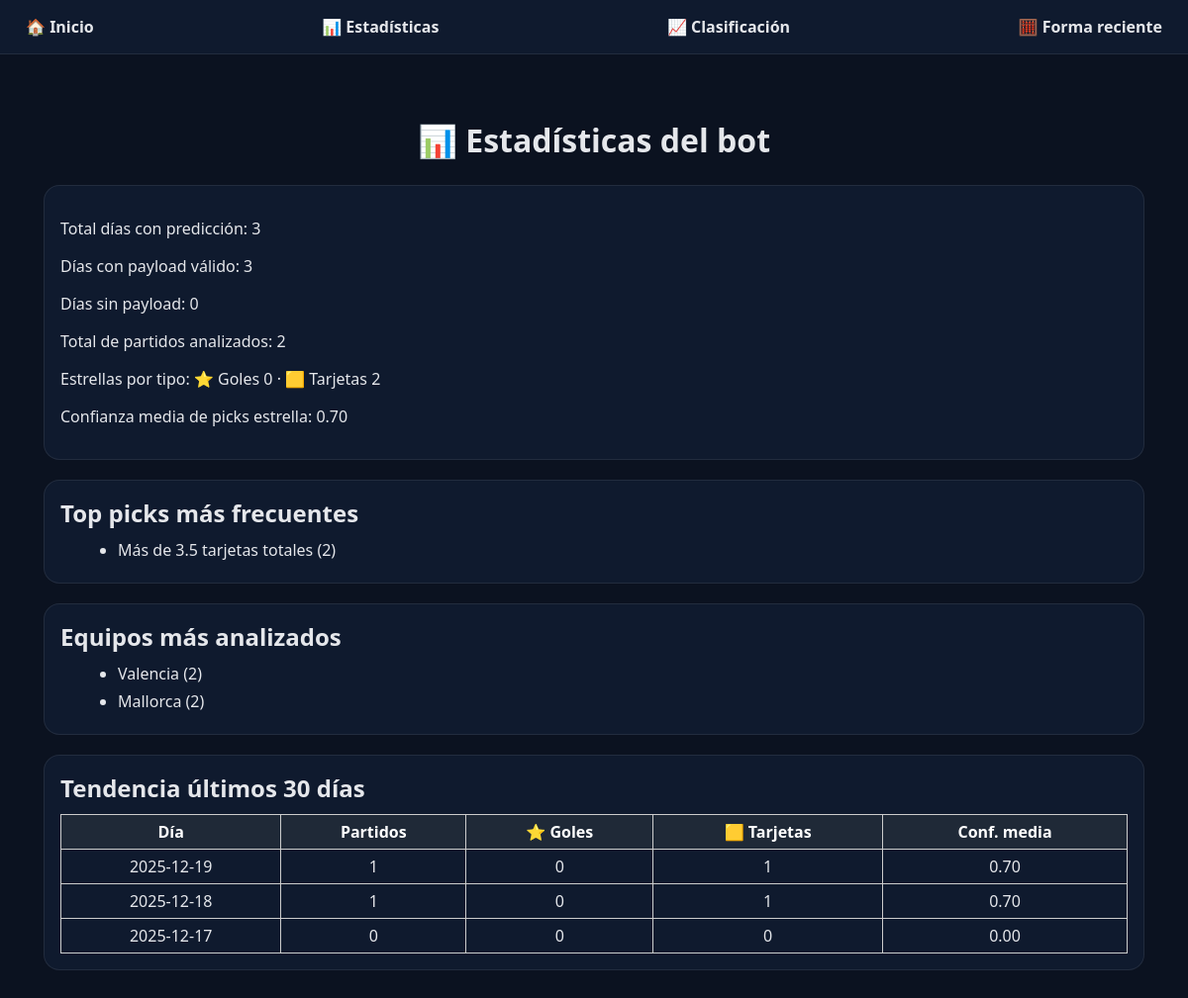
Screenshot of /stats with the database file from the repository.
### tables this page shows
CREATE TABLE predictions (
            day TEXT PRIMARY KEY,
            content TEXT NOT NULL,
            created_at TEXT NOT NULL DEFAULT (datetime('now'))
        , payload_json TEXT);

### bot_bet/webapp/app.py (the view)
@app.get("/stats", response_class=HTMLResponse)
def stats_view(request: Request):
    stats = compute_stats()
    trend_30 = compute_trend()
    return templates.TemplateResponse("stats.html", {
        "request": request,
        "stats": stats,
        "trend_30": trend_30,
    })

### bot_bet/webapp/templates/stats.html (shortened to what this page needs)
{% extends "base.html" %}
{% block content %}
<div class="wrap">
  <h1>📊 Estadísticas del bot</h1>
  <div class="card">
    <p>Total días con predicción: {{ stats.total_days }}</p>
    <p>Días con payload válido: {{ stats.days_with_payload }}</p>
    <p>Días sin payload: {{ stats.days_without_payload }}</p>
    <p>Total de partidos analizados: {{ stats.total_matches }}</p>
    <p>Estrellas por tipo: ⭐ Goles {{ stats.star_type_count.goles }} · 🟨 Tarjetas {{ stats.star_type_count.tarjetas }}</p>
    <p>Confianza media de picks estrella: {{ '%.2f' | format(stats.avg_star_confidence) }}</p>
  </div>
  <div class="card">
    <h2>Top picks más frecuentes</h2>
    <ul>
      {% for pick, count in stats.top_picks %}
        <li>{{ pick }} ({{ count }})</li>
      {% endfor %}
    </ul>
  </div>
  <div class="card">
    <h2>Equipos más analizados</h2>
    <ul>
      {% for team, count in stats.top_teams %}
        <li>{{ team }} ({{ count }})</li>
      {% endfor %}
    </ul>
  </div>
  <div class="card">
    <h2>Tendencia últimos 30 días</h2>
    <table class="standings-table">
      <thead>
        <tr>
          <th>Día</th>
          <th>Partidos</th>
          <th>⭐ Goles</th>
          <th>🟨 Tarjetas</th>
          <th>Conf. media</th>
        </tr>
      </thead>
      <tbody>
        {% for row in trend_30 %}
        <tr>
          <td>{{ row.day }}</td>
          <td>{{ row.matches }}</td>
          <td>{{ row.stars_goles }}</td>
          <td>{{ row.stars_tarjetas }}</td>
          <td>{{ '%.2f' | format(row.avg_conf) }}</td>
        </tr>
        {% endfor %}
      </tbody>
    </table>
  </div>
</div>
{% endblock %}

### bot_bet/webapp/static/styles.css (style rules this page uses)
:root { --bg: #0b1220; --card: #0f1a2e; --text: #e5e7eb; --muted: #9ca3af; --border: rgba(255,255,255,0.08); }
body { margin: 0; background: var(--bg); color: var(--text); font-family: system-ui, -apple-system, Segoe UI, Roboto, sans-serif; }
.wrap { max-width: 1200px; margin: 0 auto; padding: 22px; }
.card { background: var(--card); border: 1px solid var(--border); border-radius: 16px; padding: 16px; margin-bottom: 20px; }
.card h2, .card h3 { margin: 0 0 10px 0; }
ul { margin: 10px 0 0 18px; }
li { margin: 6px 0; }
h1 { text-align: center; margin-bottom: 1.5rem; }
.standings-table { border-collapse: collapse; width: 100%; }
.standings-table th, .standings-table td { border: 1px solid #ccc; padding: 6px 10px; text-align: center; }
.standings-table th { background-color: #1f2937; color: #fff; }

### rows the page displays
predictions: day "2025-12-19", matches "1", stars_goles "0", stars_tarjetas "1", avg_conf "0.70"
predictions: day "2025-12-18", matches "1", stars_goles "0", stars_tarjetas "1", avg_conf "0.70"
predictions: day "2025-12-17", matches "0", stars_goles "0", stars_tarjetas "0", avg_conf "0.00"

### other values shown
{{ stats.total_days }} "3"
{{ stats.days_with_payload }} "3"
{{ stats.days_without_payload }} "0"
{{ stats.total_matches }} "2"
{{ stats.star_type_count.goles }} "0"
{{ stats.star_type_count.tarjetas }} "2"
{{ '%.2f' | format(stats.avg_star_confidence) }} "0.70"
{{ pick }} "Más de 3.5 tarjetas totales"
{{ count }} "2"
{{ team }} "Valencia" "Mallorca"
{{ count }} "2" "2"
